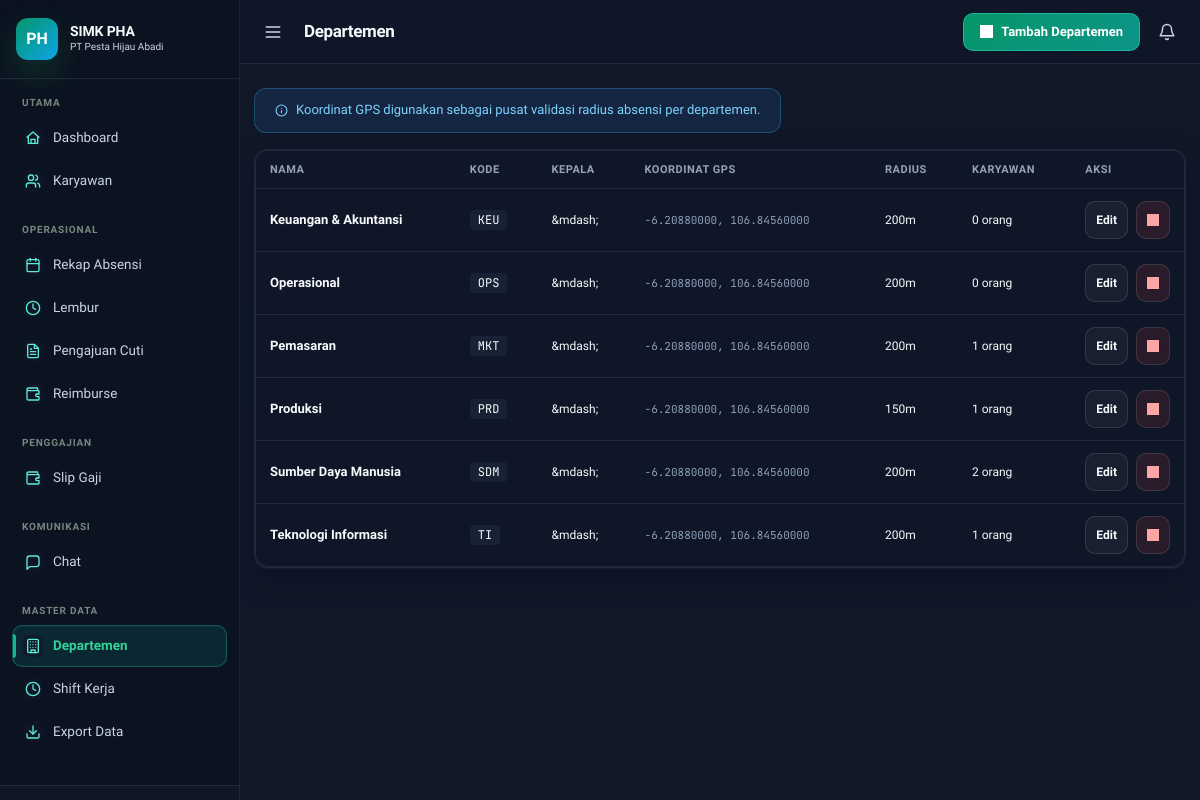
The page /pages/admin/departemen.php (signed in) on the database its author committed.
### tables this page shows
CREATE TABLE departemen (
    id INT AUTO_INCREMENT PRIMARY KEY,
    nama VARCHAR(100) NOT NULL,
    kode VARCHAR(20) UNIQUE NOT NULL,
    lokasi_lat DECIMAL(10,8),
    lokasi_lng DECIMAL(11,8),
    radius_absen INT DEFAULT 100 COMMENT 'meter',
    created_at TIMESTAMP DEFAULT CURRENT_TIMESTAMP
);

### config/database.php (called while the page is built, shortened)
<?php
function db(): mysqli {
    static $conn = null;
    if ($conn === null) {
        $conn = new mysqli(
            DB_HOST,
            DB_USER,
            DB_PASS,
            DB_NAME,
            DB_PORT
        );
        $conn->set_charset('utf8mb4');
    }
    return $conn;
}
function isLoggedIn(): bool { return !empty($_SESSION['user_id']); }
function currentUser(): ?array {
    if (!empty($_SESSION['_user_cache'])) return $_SESSION['_user_cache'];
    $id = (int)$_SESSION['user_id'];
    $r  = db()->query(
        "SELECT u.*, d.nama AS dept_nama, d.lokasi_lat, d.lokasi_lng, d.radius_absen,
                j.nama AS jabatan_nama, j.gaji_pokok, j.tunjangan_jabatan,
                s.nama AS shift_nama, s.jam_masuk, s.jam_keluar, s.toleransi_terlambat
         FROM   users u
         LEFT JOIN departemen d ON u.departemen_id=d.id
         LEFT JOIN jabatan    j ON u.jabatan_id=j.id
         LEFT JOIN shift      s ON u.shift_id=s.id
         WHERE  u.id=$id LIMIT 1"
    );
    $user = ($r && $r->num_rows) ? $r->fetch_assoc() : null;
    return $user;
}

### pages/admin/departemen.php (the view, shortened to what this page needs)
<?php
require_once __DIR__.'/../../config/database.php';
$rows = db()->query("SELECT d.*, COUNT(u.id) jml
    FROM departemen d
    LEFT JOIN users u ON u.departemen_id = d.id
    GROUP BY d.id ORDER BY d.nama");
$pageTitle     = 'Departemen';
$activePage    = 'departemen';
$topbarActions = '<button class="btn btn-primary icon-label" onclick="openModal(\'mDept\')"><span class="ui-icon i-building"></span> Tambah Departemen</button>';
include __DIR__.'/../../includes/header.php';
?>
<div class="alert alert-info mb-2 icon-label" style="font-size:13px">
    <span class="ui-icon i-info"></span> <span>Koordinat GPS digunakan sebagai pusat validasi radius absensi per departemen.</span>
</div>
<div class="card">
<div class="tbl-wrap">
<table>
    <thead><tr>
        <th>Nama</th><th>Kode</th><th>Kepala</th><th>Koordinat GPS</th><th>Radius</th><th>Karyawan</th><th style="width:110px">Aksi</th>
    </tr></thead>
    <tbody>
    <?php if (!$rows || $rows->num_rows === 0): ?>
    <tr><td colspan="7" style="text-align:center;padding:3rem;color:var(--text-m)">Belum ada departemen</td></tr>
    <?php else: while ($r = $rows->fetch_assoc()): ?>
    <tr>
        <td style="font-weight:600"><?= htmlspecialchars($r['nama']) ?></td>
        <td>
            <code style="background:var(--surface-2);padding:2px 8px;border-radius:4px;font-size:12px">
                <?= htmlspecialchars($r['kode']) ?>
            </code>
        </td>
        <td class="text-sm"><?= htmlspecialchars($r['kepala'] ?? '&mdash;') ?></td>
        <td class="mono text-xs text-muted">
            <?= $r['lokasi_lat'] ? $r['lokasi_lat'].', '.$r['lokasi_lng'] : '&mdash;' ?>
        </td>
        <td class="text-sm"><?= (int)$r['radius_absen'] ?>m</td>
        <td class="text-sm"><?= (int)$r['jml'] ?> orang</td>
        <td>
            <div class="flex gap-2">
                <button class="btn btn-sm"
                    onclick='editDept(<?= json_encode($r, JSON_HEX_TAG|JSON_HEX_QUOT|JSON_HEX_AMP) ?>)'>
                    Edit
                </button>
                <button class="btn btn-sm btn-danger"
                    onclick="confirmDel('<?= BASE_URL ?>/pages/admin/departemen.php?hapus=<?= $r['id'] ?>','<?= htmlspecialchars($r['nama'], ENT_QUOTES) ?>')"
                    aria-label="Hapus departemen">
                    <span class="ui-icon i-x"></span>
                </button>
            </div>
        </td>
    </tr>
    <?php endwhile; endif; ?>
    </tbody>
</table>
</div>
</div>
<?php include __DIR__.'/../../includes/footer.php'; ?>

### includes/header.php (shortened to what this page needs)
<!DOCTYPE html>
<html lang="id">
<head>
<link rel="stylesheet" href="<?= BASE_URL ?>/assets/css/app.css">
</head>
<body>
<?php
$user = currentUser();
$isAdmin = in_array($user['role'], ['admin','hrd'], true);
$badgeNotif   = 0;
?>
<div class="app-layout">
<aside class="sidebar" id="sidebar">
    <div class="sidebar-brand">
        <div class="brand-logo">PH</div>
        <div class="brand-text">
            <div class="brand-name">SIMK PHA</div>
            <div class="brand-sub">PT Pesta Hijau Abadi</div>
        </div>
    </div>
    <nav class="sidebar-nav">
    <?php if ($isAdmin): ?>
        <div class="nav-section">
            <div class="nav-section-label">Utama</div>
            <a class="nav-item <?= ($activePage??'')==='dashboard'?'active':'' ?>" href="<?= BASE_URL ?>/pages/admin/dashboard.php">
                <span class="nav-icon"><span class="ui-icon i-home"></span></span> Dashboard
            </a>
            <a class="nav-item <?= ($activePage??'')==='karyawan'?'active':'' ?>" href="<?= BASE_URL ?>/pages/admin/karyawan.php">
                <span class="nav-icon"><span class="ui-icon i-users"></span></span> Karyawan
            </a>
        </div>
        <div class="nav-section">
            <div class="nav-section-label">Operasional</div>
            <a class="nav-item <?= ($activePage??'')==='absensi'?'active':'' ?>" href="<?= BASE_URL ?>/pages/admin/absensi.php">
                <span class="nav-icon"><span class="ui-icon i-calendar"></span></span> Rekap Absensi
            </a>
            <a class="nav-item <?= ($activePage??'')==='lembur'?'active':'' ?>" href="<?= BASE_URL ?>/pages/admin/lembur.php">
                <span class="nav-icon"><span class="ui-icon i-clock"></span></span> Lembur
            </a>
            <a class="nav-item <?= ($activePage??'')==='cuti'?'active':'' ?>" href="<?= BASE_URL ?>/pages/admin/cuti.php">
                <span class="nav-icon"><span class="ui-icon i-file-text"></span></span> Pengajuan Cuti
            </a>
            <a class="nav-item <?= ($activePage??'')==='reimburse'?'active':'' ?>" href="<?= BASE_URL ?>/pages/admin/reimburse.php">
                <span class="nav-icon"><span class="ui-icon i-wallet"></span></span> Reimburse
            </a>
        </div>
        <div class="nav-section">
            <div class="nav-section-label">Penggajian</div>
            <a class="nav-item <?= ($activePage??'')==='penggajian'?'active':'' ?>" href="<?= BASE_URL ?>/pages/admin/penggajian.php">
                <span class="nav-icon"><span class="ui-icon i-wallet"></span></span> Slip Gaji
            </a>
        </div>
        <div class="nav-section">
            <div class="nav-section-label">Komunikasi</div>
            <a class="nav-item <?= ($activePage??'')==='chat'?'active':'' ?>" href="<?= BASE_URL ?>/pages/admin/chat.php">
                <span class="nav-icon"><span class="ui-icon i-message"></span></span> Chat
            </a>
        </div>
        <div class="nav-section">
            <div class="nav-section-label">Master Data</div>
            <a class="nav-item <?= ($activePage??'')==='departemen'?'active':'' ?>" href="<?= BASE_URL ?>/pages/admin/departemen.php">
                <span class="nav-icon"><span class="ui-icon i-building"></span></span> Departemen
            </a>
            <a class="nav-item <?= ($activePage??'')==='shift'?'active':'' ?>" href="<?= BASE_URL ?>/pages/admin/shift.php">
                <span class="nav-icon"><span class="ui-icon i-clock"></span></span> Shift Kerja
            </a>
            <a class="nav-item <?= ($activePage??'')==='export'?'active':'' ?>" href="<?= BASE_URL ?>/pages/admin/export_karyawan.php">
                <span class="nav-icon"><span class="ui-icon i-download"></span></span> Export Data
            </a>
        </div>
    <?php endif; ?>
    </nav>
    <div class="sidebar-footer">
    </div>
</aside>
<div class="main-wrap">
    <header class="topbar">
        <button class="topbar-menu-btn" id="btn-sidebar-toggle" aria-label="Buka menu"><span class="ui-icon i-menu"></span></button>
        <div style="flex:1;min-width:0">
            <div class="topbar-title"><?= htmlspecialchars($pageTitle ?? 'Dashboard') ?></div>
        </div>
        <div class="topbar-right">
            <?= $topbarActions ?? '' ?>
            <a href="<?= BASE_URL ?>/pages/karyawan/notifikasi.php" class="notif-btn" title="Notifikasi">
                <span class="ui-icon i-bell"></span><?php if ($badgeNotif > 0): ?><span class="notif-dot"></span><?php endif; ?>
            </a>
        </div>
    </header>
    <div class="page-content">

### includes/footer.php (shortened to what this page needs)
    </div>
</div>
</div>
</body>
</html>

### rows shown on the page
departemen: nama "Keuangan & Akuntansi", kode "KEU", kepala "&mdash;", lokasi_lat "-6.20880000", lokasi_lng "106.84560000", radius_absen "200", jml "0"
departemen: nama "Operasional", kode "OPS", kepala "&mdash;", lokasi_lat "-6.20880000", lokasi_lng "106.84560000", radius_absen "200", jml "0"
departemen: nama "Pemasaran", kode "MKT", kepala "&mdash;", lokasi_lat "-6.20880000", lokasi_lng "106.84560000", radius_absen "200", jml "1"
departemen: nama "Produksi", kode "PRD", kepala "&mdash;", lokasi_lat "-6.20880000", lokasi_lng "106.84560000", radius_absen "150", jml "1"
departemen: nama "Sumber Daya Manusia", kode "SDM", kepala "&mdash;", lokasi_lat "-6.20880000", lokasi_lng "106.84560000", radius_absen "200", jml "2"
departemen: nama "Teknologi Informasi", kode "TI", kepala "&mdash;", lokasi_lat "-6.20880000", lokasi_lng "106.84560000", radius_absen "200", jml "1"

### other values the page prints
$pageTitle "Departemen"
